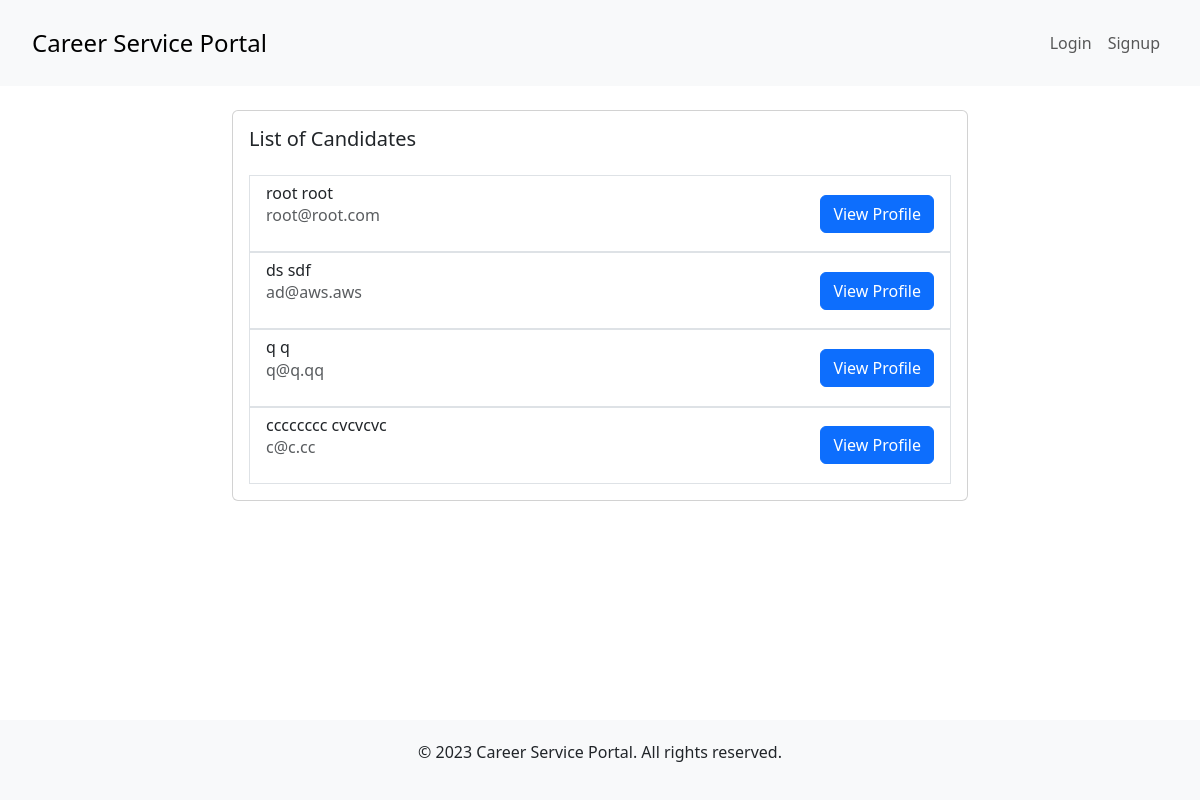
The app's page /employer/browseCandidatesAll/, older data.
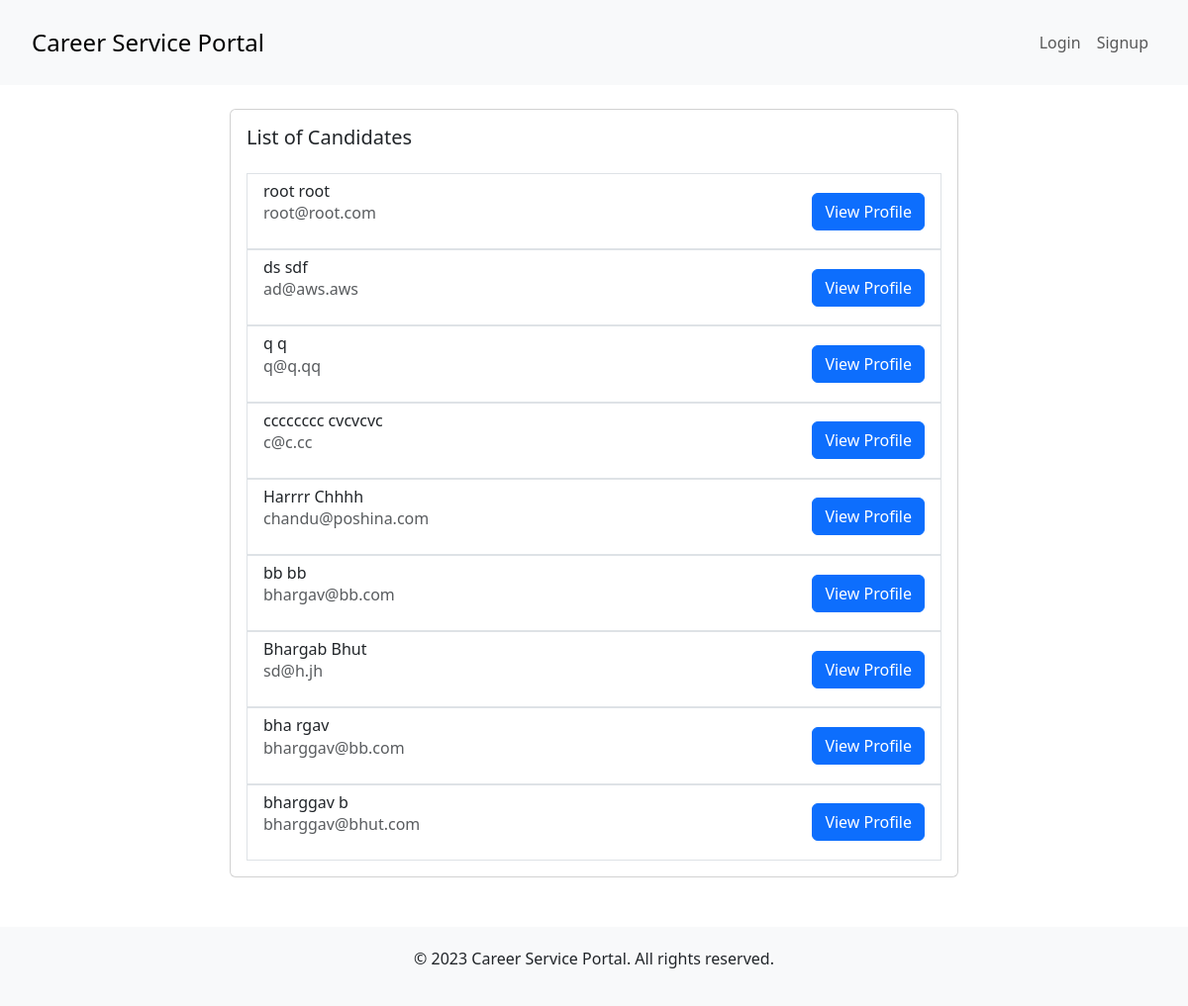
The same page, newer data.
### candidate/models.py (models this page shows)
class Candidate(models.Model):
    firstName = models.CharField(max_length=255)
    lastName = models.CharField(max_length=255)
    phone = models.CharField(max_length=255)
    resume = models.ForeignKey(
        Resume, on_delete=models.SET_NULL, null=True, blank=True)
    user = models.ForeignKey(User, on_delete=models.CASCADE)
    savedJobs = models.ManyToManyField(Job)

### user/models.py (models this page shows, shortened)
class User(models.Model):
    email = models.EmailField(max_length=254)
    password = models.CharField(max_length=255)
    role = models.CharField(max_length=255)

### employer/views.py (the view)
# urls.py: path('browseCandidatesAll/', views.browse_candidates_all, name='browse_candidates_all'),
def browse_candidates_all(request):
    employer = check_login(request)
    candidates = Candidate.objects.all()
    context = {
        'candidates': candidates
    }
    return render(request, 'employer/browse_candidates_all.html', context)

### employer/views.py (called while the page is built, shortened)
def check_login(request):
    return None

### templates/employer/browse_candidates_all.html (shortened to what this page needs)
{% extends "shared/base.html" %}
{% block content %}
<div class="container">
  <div class="row justify-content-center">
    <div class="col-md-8">
      <div class="card mt-4">
        <div class="card-body">
          <h5 class="card-title mb-4">List of Candidates</h5>
          <ul class="list-group">
            <form method="post" action="{% url 'employer:view_employee_profile' %}">
                {% for candidate in candidates %}
                <li class="list-group-item d-flex justify-content-between align-items-center">
                <div>
                    <h6 class="mb-0">{{ candidate.firstName }} {{ candidate.lastName }}</h6>
                    <p class="text-muted">{{ candidate.user.email }}</p>
                </div>
                <button type="submit" class="btn btn-primary" name="button_id" value="{{ candidate.id }}">View Profile</button>
                </li>
                {% endfor %}
            </form>
          </ul>
        </div>
      </div>
    </div>
  </div>
</div>
{% endblock %}

Row changes from the older to the newer data that the page shows:
added Candidate: firstName "Harrrr", lastName "Chhhh", user.email "chandu@poshina.com", {{ candidate.id }} 14 (drawn)
added Candidate: firstName "bb", lastName "bb", user.email "bhargav@bb.com", {{ candidate.id }} 15 (drawn)
added Candidate: firstName "Bhargab", lastName "Bhut", user.email "sd@h.jh", {{ candidate.id }} 16 (drawn)
added Candidate: firstName "bha", lastName "rgav", user.email "bharggav@bb.com", {{ candidate.id }} 17 (drawn)
added Candidate: firstName "bharggav", lastName "b", user.email "bharggav@bhut.com", {{ candidate.id }} 18 (drawn)
